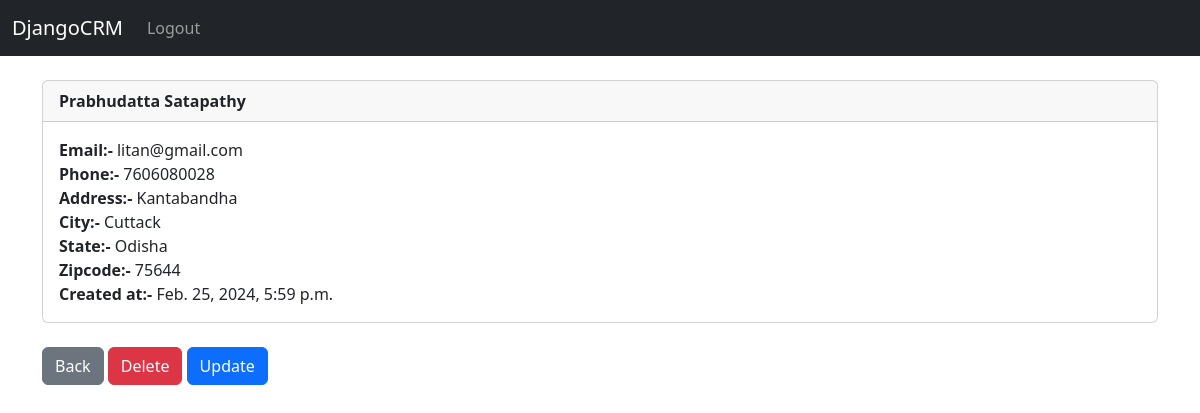
/record/9 (signed in), run on the app's committed database.
### website/models.py (models this page shows, shortened)
class Record(models.Model):
  created_at = models.DateTimeField(auto_now_add=True)
  first_name = models.CharField(max_length=50)
  last_name = models.CharField(max_length=50)
  email = models.CharField(max_length=50)
  phone = models.CharField(max_length=50)
  address = models.CharField(max_length=50)
  city = models.CharField(max_length=50)
  state = models.CharField(max_length=50)
  zipcode = models.CharField(max_length=50)

### website/views.py (the view)
# urls.py: path('record/<int:pk>',customer_record,name='record'),
def customer_record(request, pk):
  if request.user.is_authenticated:
    customer_record = Record.objects.get(id=pk)
    return render(request, 'record.html', {'customer_record':customer_record})
  messages.success(request, "You Must be Logged in")
  return redirect('home')

### website/templates/record.html
{% extends 'base.html' %}
{% block content %}
<div class="card">
  <div class="card-header">
    <strong>
    {{customer_record.first_name}}
    {{customer_record.last_name}}
    </strong>
  </div>
  <div class="card-body">
    <p class="card-text">
     <strong>Email:- </strong>{{customer_record.email}} <br>
     <strong>Phone:- </strong>{{customer_record.phone}}<br>
     <strong>Address:- </strong>{{customer_record.address}}<br>
     <strong>City:- </strong>{{customer_record.city}}<br>
     <strong>State:- </strong>{{customer_record.state}}<br>
     <strong>Zipcode:- </strong>{{customer_record.zipcode}}<br>
     <strong>Created at:- </strong>{{customer_record.created_at}}<br>
    </p>
  </div>
</div>
<br>
<div>
  <a href="{% url 'home' %}" class="btn btn-secondary">Back</a>
  <a href="{% url 'delete_record' customer_record.id %}" class="btn btn-danger">Delete</a>
  <a href="{% url 'update_record' customer_record.id %}" class="btn btn-primary">Update</a>
</div>
{% endblock %}

### data on the page
Record: first_name "Prabhudatta", last_name "Satapathy", email "litan@gmail.com", phone "7606080028", address "Kantabandha", city "Cuttack", state "Odisha", zipcode "75644", created_at "Feb. 25, 2024, 5:59 p.m."
